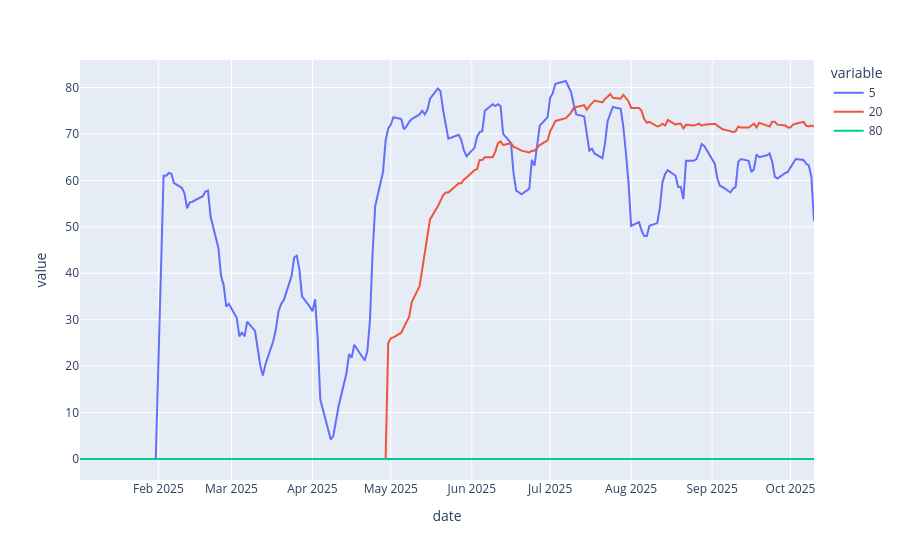

Source (notebook cell):
### Code cell
pd.DataFrame(result).plot()

### Figure 1 — Plotly figure (JSON) as saved in the notebook; plotly's stock layout.template omitted (floating-point values rounded to 4 significant figures; data arrays with more than 128 entries replaced by an {"elided": "..."} marker saying what was removed)
{"data": [{"hovertemplate": "variable=5<br>date=%{x}<br>value=%{y}<extra></extra>", "legendgroup": "5", "line": {"color": "#636efa", "dash": "solid"}, "marker": {"symbol": "circle"}, "mode": "lines", "name": "5", "orientation": "v", "showlegend": true, "type": "scatter", "x": {"elided": "194 str values"}, "xaxis": "x", "y": {"elided": "194 float values"}, "yaxis": "y"}, {"hovertemplate": "variable=20<br>date=%{x}<br>value=%{y}<extra></extra>", "legendgroup": "20", "line": {"color": "#EF553B", "dash": "solid"}, "marker": {"symbol": "circle"}, "mode": "lines", "name": "20", "orientation": "v", "showlegend": true, "type": "scatter", "x": {"elided": "194 str values"}, "xaxis": "x", "y": {"elided": "194 float values"}, "yaxis": "y"}, {"hovertemplate": "variable=80<br>date=%{x}<br>value=%{y}<extra></extra>", "legendgroup": "80", "line": {"color": "#00cc96", "dash": "solid"}, "marker": {"symbol": "circle"}, "mode": "lines", "name": "80", "orientation": "v", "showlegend": true, "type": "scatter", "x": {"elided": "194 str values"}, "xaxis": "x", "y": {"elided": "194 int values"}, "yaxis": "y"}], "layout": {"legend": {"title": {"text": "variable"}, "tracegroupgap": 0}, "margin": {"t": 60}, "xaxis": {"anchor": "y", "domain": [0, 1], "title": {"text": "date"}}, "yaxis": {"anchor": "x", "domain": [0, 1], "title": {"text": "value"}}}}
